Frame 1 (no input): blank canvas, image omitted
Frame 60 (no input): blank canvas, image omitted
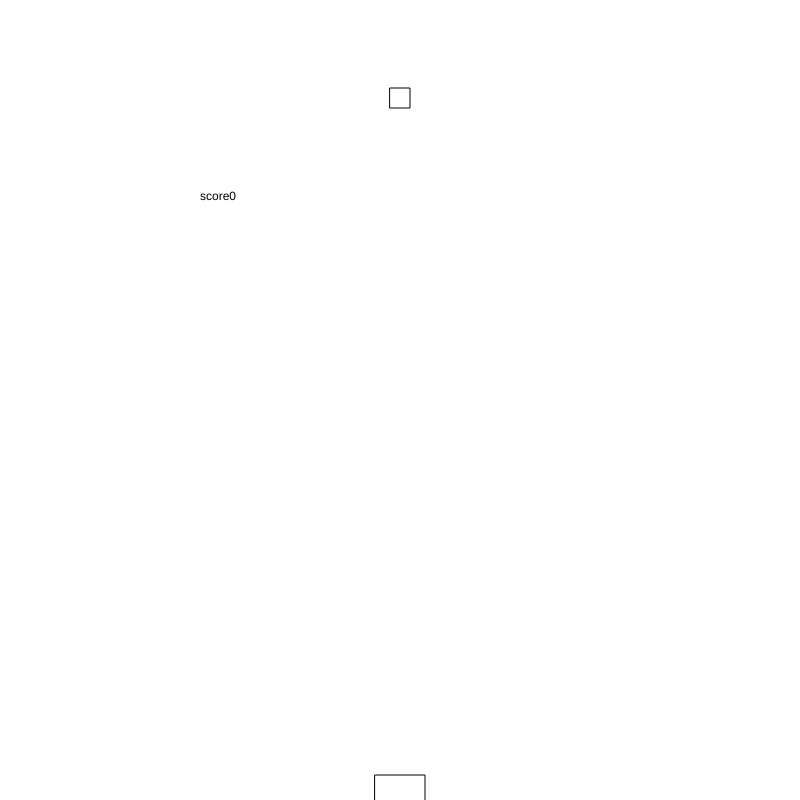
Frame 120 (the mouse pressed at the canvas centre since frame 60)

The p5.js sketch whose frames 1 and 60 were blank and that drew this single picture after the mouse press (run headless with seeded random() and noise() and a simulated clock; from frame 60 on, the mouse is pressed at the canvas centre):

// p5.js sketch
// ── sketch.js
let y = -20
let screen = 0
let x = 400
let speed = 2
let score = 0
function setup() {
  createCanvas(800, 800);
}
function draw() {
  
  if(screen == 0){
    console.log(screen)
    startScreen();
  }else if(screen == 1){
    gameStart();
  }else if(screen == 2){
    endScreen();
  }
}
function startScreen(){
  background("black")
  text('catch as much fruit as possible', 400,400);
  reset();
}
function gameStart(){
  background("white")
  text('score'+ score, 200,200);
  rect(x,y, 20,20);
  rectMode(CENTER);
  rect(mouseX, height-10,50,30);
  y= y+ speed
  if(y>height){
    screen = 2
  }
  if(y>height-10 && x>mouseX-20 && x<mouseX+20){
    y=-20
    speed += .5
    score += 1
  }
  if(y ==-20){
    pickRandom();
  }
}

function pickRandom(){
  x= random(20, width-20);
}

function endScreen(){
  background("grey")
  text('GAME OVER', 400,350);
  text('SCORE =' + score, 430,400);
}

function mousePressed(){
  if(screen == 0){
    screen = 1
  }else if(screen ==2){
    screen = 0
  }
}

function reset(){
  score = 0;
  speed = 2
  y= -20
}
